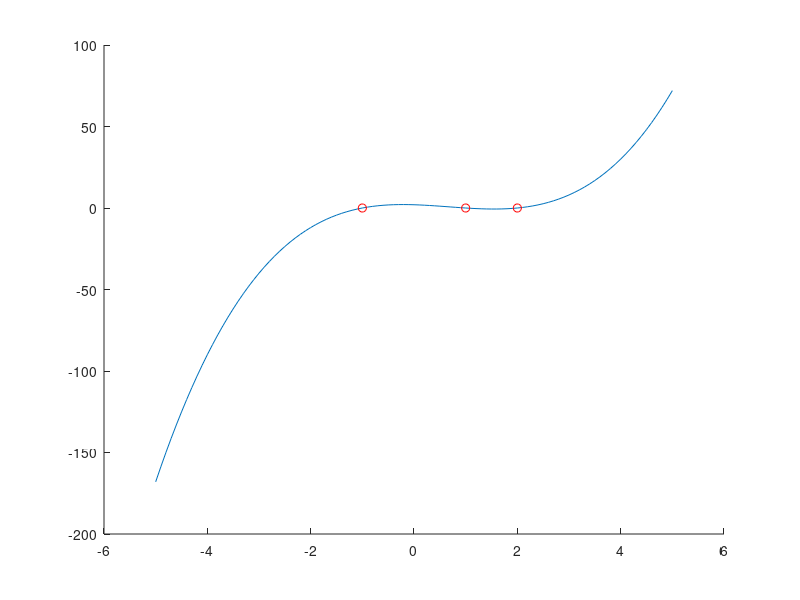

Write MATLAB code to recreate this figure. (Note: this script raises an error after producing the figure.)
x = -5:0.1:5;
i = polyint([3,-4,-1], 2);
v = polyval(i, x);

hold on;
plot(x, v);
plot(roots(i), 0, 'ro');
hold off;

%%

x = 12:0.1:15;
v = sym('v');
f = exp(2*v) + 3*(v.^2);
F = int(f) + 3 - subs(int(f), v, 1);
G = int(F) + 1 - subs(int(F), v, 3);
hold on;
plot(x, subs(f, v, x), 'r');
plot(x, subs(diff(f), v, x), 'g');
plot(x, subs(F, v, x), 'b');
plot(x, subs(G, v, x), 'k');
hold off;

%%

h = 0.1;
syms v t;
f = symfun(2*v - 3*t + 1, [v, t]);
e = t + h*f; % euler's method

y = zeros(1, 11);
x = [1:0.1:2];
y(1) = 5;
for n = 1:1:10
    y(n+1) = subs(e, [v, t], [x(n), y(n)]); % calculate y_{n+1}
end

disp([x', y']);
